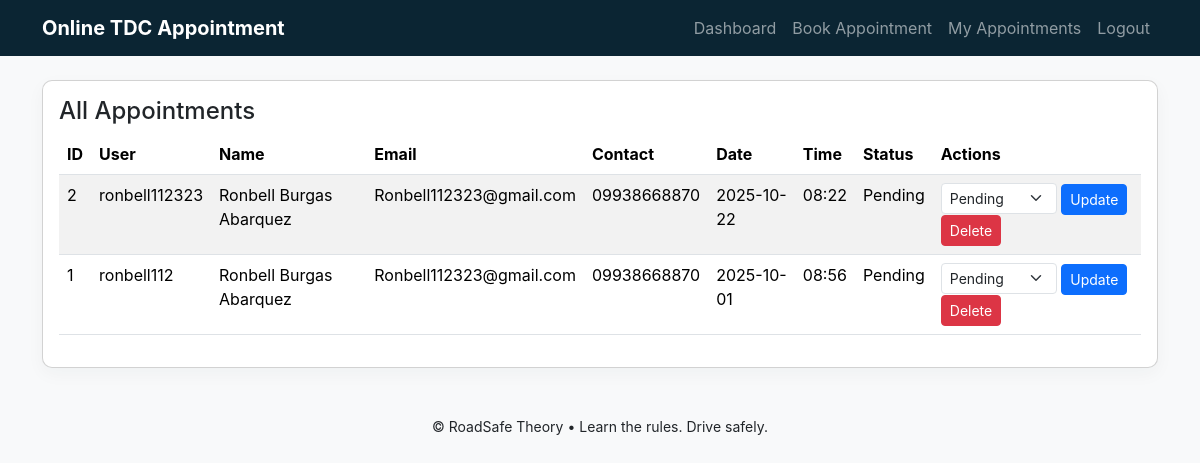
/admin/appointments (signed in), run on the app's committed database.
### app.py (models this page shows, shortened)
class Appointment(db.Model):
    id = db.Column(db.Integer, primary_key=True)
    user_id = db.Column(db.Integer, db.ForeignKey('user.id'), nullable=False)
    full_name = db.Column(db.String(200), nullable=False)
    email = db.Column(db.String(200), nullable=False)
    contact_number = db.Column(db.String(50), nullable=False)
    preferred_date = db.Column(db.String(50), nullable=False)
    preferred_time = db.Column(db.String(50), nullable=False)
    remarks = db.Column(db.Text)
    status = db.Column(db.String(50), default='Pending')
    created_at = db.Column(db.DateTime, default=datetime.utcnow)

class User(db.Model):
    id = db.Column(db.Integer, primary_key=True)
    username = db.Column(db.String(150), unique=True, nullable=False)
    password_hash = db.Column(db.String(256), nullable=False)
    full_name = db.Column(db.String(200))
    email = db.Column(db.String(200))
    is_admin = db.Column(db.Boolean, default=False)
    appointments = db.relationship('Appointment', backref='user', lazy=True)

### app.py (the view)
@app.route('/admin/appointments')
@admin_required
def admin_appointments():
    all_appts = Appointment.query.order_by(Appointment.created_at.desc()).all()
    return render_template('appointments.html', appointments=all_appts, admin_view=True)

### app.py (called while the page is built)
def admin_required(view):
    from functools import wraps
    @wraps(view)
    def wrapped(*args, **kwargs):
        if 'user_id' not in session:
            return redirect(url_for('index'))
        user = User.query.get(session['user_id'])
        if not user or not user.is_admin:
            flash('Admin access required.', 'error')
            return redirect(url_for('dashboard'))
        return view(*args, **kwargs)
    return wrapped

### templates/appointments.html (shortened to what this page needs)
{% extends "base.html" %}
{% block content %}
<div class="card p-3">
  <h4>{{ 'All Appointments' if admin_view else 'My Appointments' }}</h4>
  {% if appointments %}
    <div class="table-responsive">
      <table class="table table-striped">
        <thead><tr><th>ID</th><th>User</th><th>Name</th><th>Email</th><th>Contact</th><th>Date</th><th>Time</th><th>Status</th><th>Actions</th></tr></thead>
        <tbody>
        {% for a in appointments %}
          <tr>
            <td>{{ a.id }}</td>
            <td>{{ a.user.username }}</td>
            <td>{{ a.full_name }}</td>
            <td>{{ a.email }}</td>
            <td>{{ a.contact_number }}</td>
            <td>{{ a.preferred_date }}</td>
            <td>{{ a.preferred_time }}</td>
            <td>{{ a.status }}</td>
            <td>
              {% if admin_view %}
                <form style="display:inline-block" action="{{ url_for('change_status', appt_id=a.id) }}" method="post">
                  <select name="status" class="form-select form-select-sm d-inline-block" style="width:auto;display:inline-block;">
                    <option value="Pending" {% if a.status=='Pending' %}selected{% endif %}>Pending</option>
                  </select>
                  <button class="btn btn-sm btn-primary" type="submit">Update</button>
                </form>
              {% endif %}
              <form style="display:inline-block" action="{{ url_for('delete_appointment', appt_id=a.id) }}" method="post" onsubmit="return confirm('Delete appointment?');">
                <button class="btn btn-sm btn-danger">Delete</button>
              </form>
            </td>
          </tr>
        {% endfor %}
        </tbody>
      </table>
    </div>
  {% else %}
    <p>No appointments found.</p>
  {% endif %}
</div>
{% endblock %}

### templates/base.html (shortened to what this page needs)
<!doctype html>
<html lang="en">
<head>
  <link href="https://cdn.jsdelivr.net/npm/bootstrap@5.3.2/dist/css/bootstrap.min.css" rel="stylesheet">
  <link rel="stylesheet" href="{{ url_for('static', filename='styles.css') }}">
</head>
<body class="bg-light">
  <nav class="navbar navbar-expand-lg navbar-dark" style="background:#0b2533;">
    <div class="container">
      <a class="navbar-brand" href="{{ url_for('index') }}">Online TDC Appointment</a>
      <div class="collapse navbar-collapse" id="navmenu">
        <ul class="navbar-nav ms-auto">
          {% if session.get('username') %}
            <li class="nav-item"><a class="nav-link" href="{{ url_for('dashboard') }}">Dashboard</a></li>
            <li class="nav-item"><a class="nav-link" href="{{ url_for('new_appointment') }}">Book Appointment</a></li>
            <li class="nav-item"><a class="nav-link" href="{{ url_for('my_appointments') }}">My Appointments</a></li>
            <li class="nav-item"><a class="nav-link" href="{{ url_for('logout') }}">Logout</a></li>
          {% else %}
            <li class="nav-item"><a class="nav-link" href="{{ url_for('index') }}">Home</a></li>
            <li class="nav-item"><a class="nav-link" href="{{ url_for('register') }}">Register</a></li>
          {% endif %}
        </ul>
      </div>
    </div>
  </nav>
  <div class="container my-4">
    {% block content %}{% endblock %}
  </div>
  <footer class="text-center py-3">
    <small>© RoadSafe Theory • Learn the rules. Drive safely.</small>
  </footer>
</body>
</html>

### static/styles.css (style rules this page uses)
body { font-family: Inter, system-ui, -apple-system, 'Segoe UI', Roboto, 'Helvetica Neue', Arial; }
.navbar-brand { font-weight:700; }
.card { border-radius:10px; box-shadow: 0 6px 18px rgba(10,40,50,0.04); }
footer { background: transparent; margin-top: 30px; }

### data on the page
Appointment: id "2", user.username "ronbell112323", full_name "Ronbell Burgas Abarquez", email "Ronbell112323@gmail.com", contact_number "09938668870", preferred_date "2025-10-22", preferred_time "08:22", status "Pending"
Appointment: id "1", user.username "ronbell112", full_name "Ronbell Burgas Abarquez", email "Ronbell112323@gmail.com", contact_number "09938668870", preferred_date "2025-10-01", preferred_time "08:56", status "Pending"

### other printed values
{{ 'All Appointments' if admin_view else 'My Appointments' }} "All Appointments"
